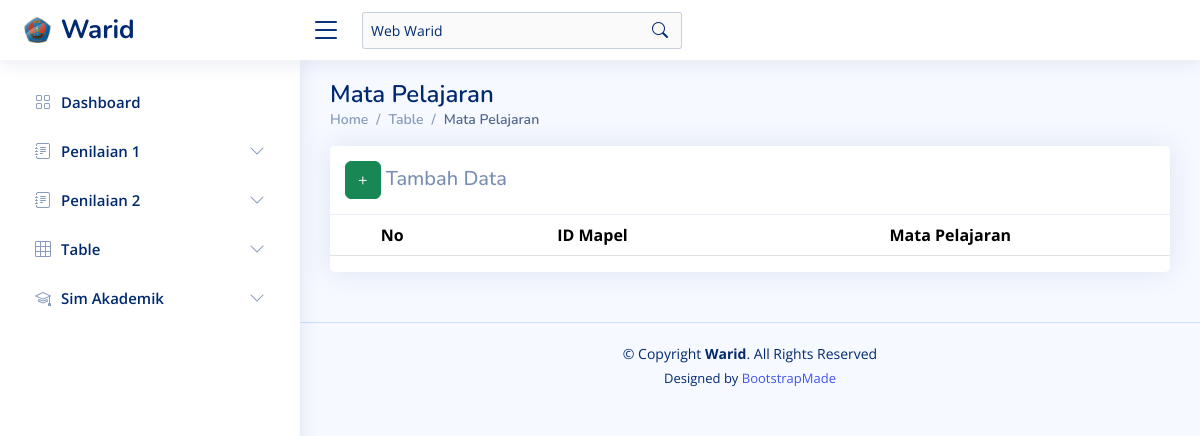
The app's page /?page=mapel, older data.
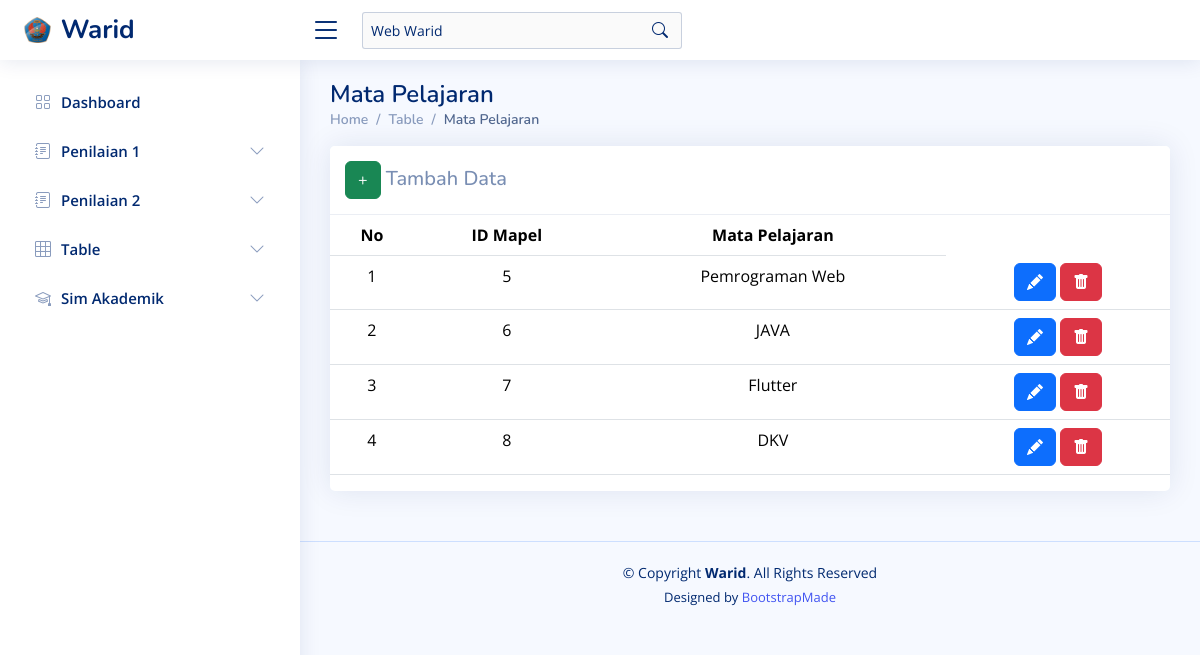
The same page, newer data.
### tables this page shows
CREATE TABLE `mapel` (
  `id_mapel` int(10) NOT NULL,
  `mata_pelajaran` varchar(50) NOT NULL
);

### assets/components/sim_akademik_warid/mapel.php (the view, shortened to what this page needs)
<?php
$pageName = "mapel";
?>
<main id="main" class="main">
  <div class="pagetitle">
    <h1>Mata Pelajaran</h1>
    <nav>
      <ol class="breadcrumb">
        <li class="breadcrumb-item"><a href="?page=dashboard">Home</a></li>
        <li class="breadcrumb-item">Table</li>
        <li class="breadcrumb-item active">Mata Pelajaran</li>
      </ol>
    </nav>
  </div>
  <section class="section">
    <div class="row">
      <div class="col-lg-12">
        <div class="card">
          <h5 class="card-header">
            <a href="?page=<?php echo $pageName ?>&alert=add_data" class="btn btn-success">+</a> Tambah Data
          </h5>
          <div class="table-responsive text-nowrap">
            <table class="table" style="text-align:center">
              <thead>
                <tr>
                  <th>No</th>
                  <th>ID Mapel</th>
                  <th>Mata Pelajaran</th>
                </tr>
              </thead>
              <tbody class="table-border-bottom-0">
                <?php
                $no = 1;
                $result = mysqli_query($koneksi1, "SELECT * from mapel");
                while ($data = mysqli_fetch_assoc($result)) {
                ?>
                  <tr>
                    <td><?php echo $no++; ?></td>
                    <td><?php echo $data['id_mapel']; ?></td>
                    <td><?php echo $data['mata_pelajaran']; ?></td>
                    <td>
                      <a href="?page=<?php echo $pageName ?>&alert=EditData&id_mapel=<?php echo $data['id_mapel']; ?>" class="btn btn-primary"><i class="bi bi-pencil-fill" style="color: white;"></i></a>
                      <a href="?page=<?php echo $pageName ?>&alert=ConfirmationDeleteSim&pageName=<?php echo $pageName ?>&id=<?php echo $data['id_mapel']; ?>" class="btn btn-danger"><i class="bi bi-trash-fill" style="color: white;"></i></a>
                    </td>
                  </tr><?php } ?>
              </tbody>
            </table>
          </div>
        </div>
      </div>
    </div>
  </section>
</main>

Row changes from the older to the newer data that the page shows:
added mapel: id_mapel "5", mata_pelajaran "Pemrograman Web"
added mapel: id_mapel "6", mata_pelajaran "JAVA"
added mapel: id_mapel "7", mata_pelajaran "Flutter"
added mapel: id_mapel "8", mata_pelajaran "DKV"
